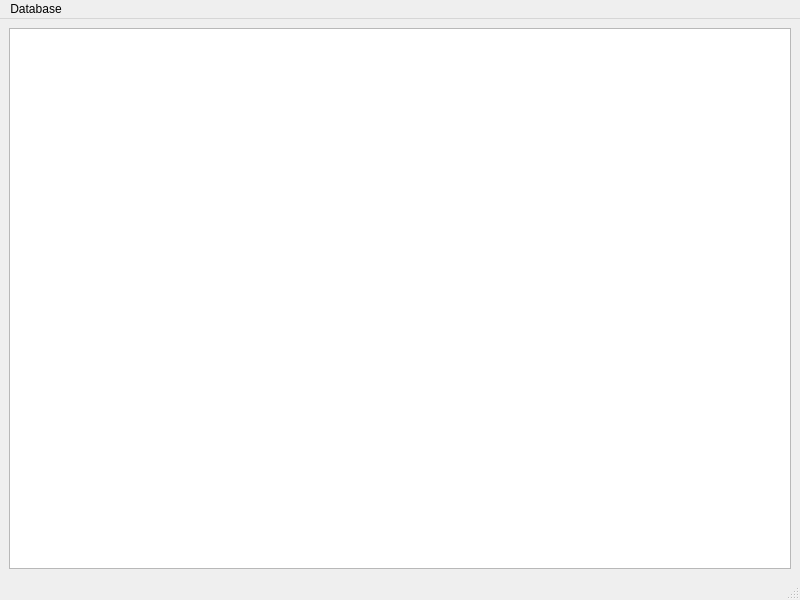
<?xml version="1.0" encoding="UTF-8"?>
<ui version="4.0">
 <class>MainWindow</class>
 <widget class="QMainWindow" name="MainWindow">
  <property name="geometry">
   <rect>
    <x>0</x>
    <y>0</y>
    <width>800</width>
    <height>600</height>
   </rect>
  </property>
  <property name="windowTitle">
   <string>MainWindow</string>
  </property>
  <widget class="QWidget" name="centralwidget">
   <layout class="QVBoxLayout" name="verticalLayout">
    <item>
     <widget class="QTableView" name="db_table">
      <property name="autoFillBackground">
       <bool>false</bool>
      </property>
     </widget>
    </item>
   </layout>
  </widget>
  <widget class="QMenuBar" name="menubar">
   <property name="geometry">
    <rect>
     <x>0</x>
     <y>0</y>
     <width>800</width>
     <height>21</height>
    </rect>
   </property>
   <widget class="QMenu" name="menu">
    <property name="title">
     <string>Database</string>
    </property>
    <widget class="QMenu" name="menuAdd">
     <property name="title">
      <string>Add</string>
     </property>
     <addaction name="actionEmployee"/>
     <addaction name="actionFranchise_2"/>
    </widget>
    <widget class="QMenu" name="menuQuery">
     <property name="title">
      <string>Query</string>
     </property>
     <addaction name="Employees"/>
     <addaction name="actionFranchise"/>
    </widget>
    <widget class="QMenu" name="menuRemove">
     <property name="title">
      <string>Remove</string>
     </property>
     <addaction name="actionEmployee_2"/>
    </widget>
    <addaction name="menuAdd"/>
    <addaction name="menuRemove"/>
    <addaction name="menuQuery"/>
    <addaction name="actionRefresh"/>
   </widget>
   <addaction name="menu"/>
  </widget>
  <widget class="QStatusBar" name="statusbar"/>
  <action name="Employees">
   <property name="text">
    <string>Employee</string>
   </property>
  </action>
  <action name="actionFranchise">
   <property name="text">
    <string>Franchise</string>
   </property>
  </action>
  <action name="actionEmployee">
   <property name="text">
    <string>Employee</string>
   </property>
  </action>
  <action name="actionRefresh">
   <property name="text">
    <string>Refresh</string>
   </property>
  </action>
  <action name="actionEmployee_2">
   <property name="text">
    <string>Employee</string>
   </property>
  </action>
  <action name="actionFranchise_2">
   <property name="text">
    <string>Franchise</string>
   </property>
  </action>
 </widget>
 <tabstops>
  <tabstop>db_table</tabstop>
 </tabstops>
 <resources/>
 <connections/>
</ui>
